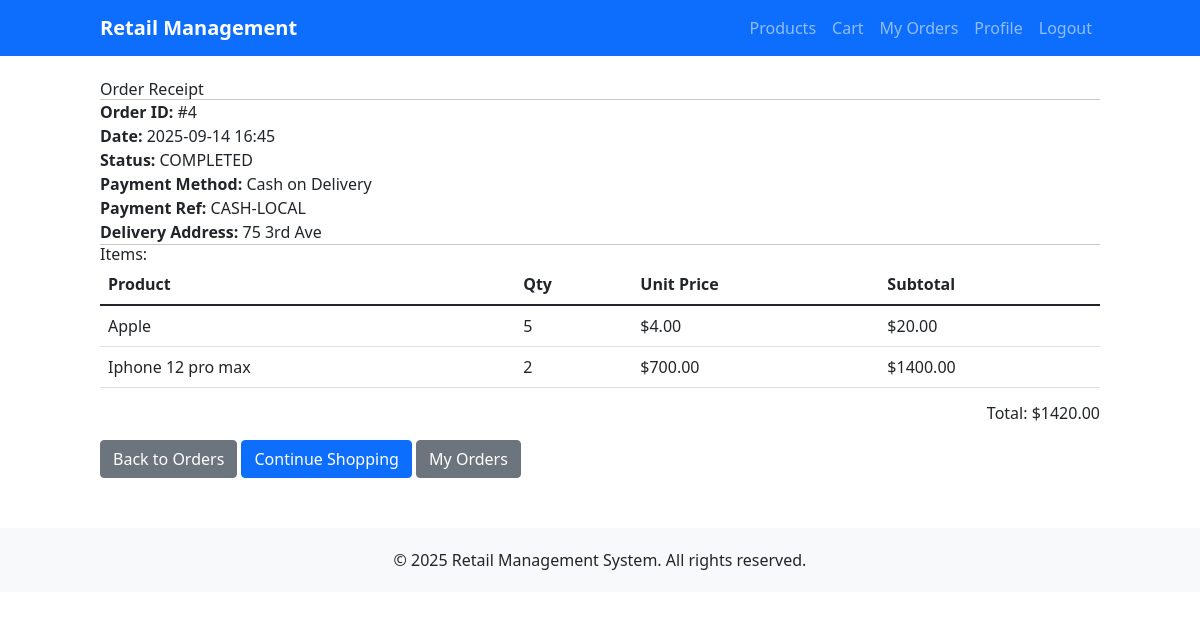
The app's page /orders/4/ (signed in) with its own data.
### orders/models.py (models this page shows, shortened)
class Order(models.Model):
    PAYMENT_METHODS = [
        ("CASH", "Cash on Delivery"),
        ("CARD", "Credit/Debit Card"),
    ]
    STATUS_CHOICES = [
        ("PENDING", "Pending"),
        ("COMPLETED", "Completed"),
        ("CANCELLED", "Cancelled"),
    ]
    user = models.ForeignKey(settings.AUTH_USER_MODEL, on_delete=models.CASCADE)
    address = models.CharField(max_length=255)
    payment_method = models.CharField(max_length=10, choices=PAYMENT_METHODS)
    payment_reference = models.CharField(max_length=100, blank=True, null=True)
    total = models.DecimalField(max_digits=10, decimal_places=2)
    status = models.CharField(max_length=10, choices=STATUS_CHOICES, default="COMPLETED")
    created_at = models.DateTimeField(auto_now_add=True)

class OrderItem(models.Model):
    order = models.ForeignKey(Order, related_name="items", on_delete=models.CASCADE)
    product = models.ForeignKey(Product, on_delete=models.PROTECT)
    quantity = models.PositiveIntegerField()
    unit_price = models.DecimalField(max_digits=10, decimal_places=2)
    def subtotal(self):
        return self.quantity * self.unit_price

### products/models.py (models this page shows, shortened)
class Product(models.Model):
    name = models.CharField(max_length=200)
    description = models.TextField(blank=True)
    sku = models.CharField(max_length=50, unique=True, help_text="Stock Keeping Unit")
    price = models.DecimalField(
        max_digits=10,
        decimal_places=2,
        validators=[MinValueValidator(Decimal('0.01'))]
    )
    category = models.ForeignKey(Category, on_delete=models.CASCADE, related_name='products')
    stock_quantity = models.PositiveIntegerField(default=0)
    is_active = models.BooleanField(default=True)
    created_at = models.DateTimeField(auto_now_add=True)
    updated_at = models.DateTimeField(auto_now=True)
    class Meta:
        ordering = ['name']
        indexes = [
            models.Index(fields=['sku']),
            models.Index(fields=['category']),
            models.Index(fields=['is_active']),
        ]

### orders/views.py (the view)
# urls.py: path("<int:order_id>/", views.order_detail, name="order_detail"),
@login_required
def order_detail(request, order_id):
    order = get_object_or_404(Order, id=order_id, user=request.user)
    return render(request, "orders/order_detail.html", {"order": order})

### accounts/context_processors.py (called while the page is built)
def user_admin_status(request):
    if request.user.is_authenticated:
        if request.user.is_superuser:
            return {'user_is_admin': True}
        if hasattr(request.user, 'profile'):
            return {'user_is_admin': request.user.profile.is_admin}
    return {'user_is_admin': False}

def cart_context(request):
    if request.user.is_authenticated:
        from cart.models import Cart
        cart = Cart(request)
        return {
            'cart_total_items': cart.get_total_items(),
            'cart_total_price': cart.get_total_price(),
        }
    return {
        'cart_total_items': 0,
        'cart_total_price': 0,
    }

### cart/models.py (called while the page is built)
    def get_total_price(self):
        return sum(
            float(item['price']) * item['quantity']
            for item in self.cart.values()
        )

    def get_total_items(self):
        return sum(item['quantity'] for item in self.cart.values())

### templates/orders/order_detail.html (shortened to what this page needs)
{% extends "accounts/base.html" %}
{% block content %}
<div class="container mt-4">
    <h2>Order Receipt</h2>
    <hr>
    <p><strong>Order ID:</strong> #{{ order.id }}</p>
    <p><strong>Date:</strong> {{ order.created_at|date:"Y-m-d H:i" }}</p>
    <p><strong>Status:</strong> {{ order.status }}</p>
    <p><strong>Payment Method:</strong> {{ order.get_payment_method_display }}</p>
    <p><strong>Payment Ref:</strong> {{ order.payment_reference }}</p>
    <p><strong>Delivery Address:</strong> {{ order.address }}</p>
    <hr>
    <h5>Items:</h5>
    <table class="table">
        <thead>
            <tr>
                <th>Product</th>
                <th>Qty</th>
                <th>Unit Price</th>
                <th>Subtotal</th>
            </tr>
        </thead>
        <tbody>
            {% for item in order.items.all %}
            <tr>
                <td>{{ item.product.name }}</td>
                <td>{{ item.quantity }}</td>
                <td>${{ item.unit_price }}</td>
                <td>${{ item.subtotal }}</td>
            </tr>
            {% endfor %}
        </tbody>
    </table>
    <div class="text-end">
        <h4>Total: ${{ order.total }}</h4>
    </div>
    <a href="{% url 'orders:order_history' %}" class="btn btn-secondary mt-3">Back to Orders</a>
    <a href="{% url 'products:product_list' %}" class="btn btn-primary mt-3">Continue Shopping</a>
    <a href="{% url 'orders:order_history' %}" class="btn btn-secondary mt-3">My Orders</a>
</div>
{% endblock %}

### records on screen
Order: id "4", created_at "2025-09-14 16:45", status "COMPLETED", payment_method "Cash on Delivery", payment_reference "CASH-LOCAL", address "75 3rd Ave", total "1420.00"
OrderItem: product.name "Apple", quantity "5", unit_price "4.00", subtotal "20.00"
OrderItem: product.name "Iphone 12 pro max", quantity "2", unit_price "700.00", subtotal "1400.00"
